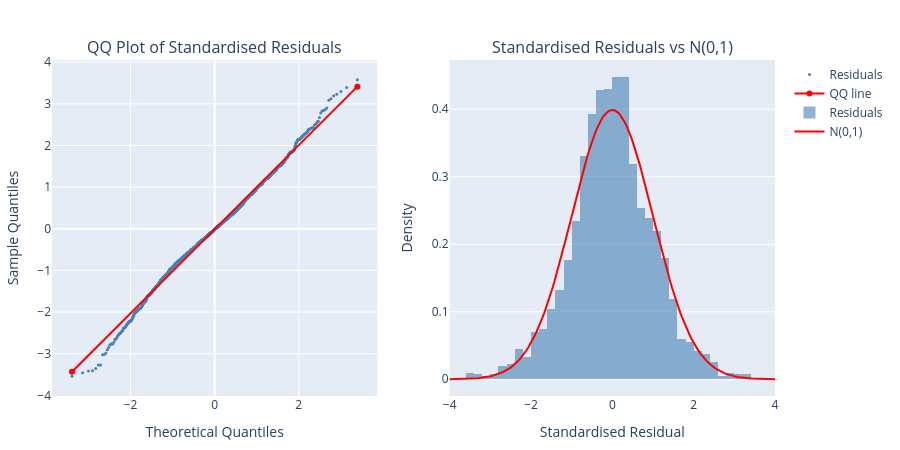

Here is the notebook cell this chart was saved with:
### Markdown cell above
Since we are using a Gaussian model we would like to check whether the data indeed follows a normal distribution. 
This can be done by comparing the standardized residuals to the standard normal distribution. 
We would expect the values of the moments to be approximately close to those of the standard normal distribution.

### Code cell
# Standardised residuals within each regime
apple['Std_Resid'] = np.nan
for k in range(2):
    mask = apple['Regime'] == k
    apple.loc[mask, 'Std_Resid'] = (apple.loc[mask, 'log_returns'] - means[k]) / vols[k]

resid = apple['Std_Resid'].dropna()
x_norm = np.linspace(-4, 4, 200)

# QQ of standardised residuals
(osm_r, osr_r), (slope_r, intercept_r, _) = stats.probplot(resid, dist='norm')
qq_rx = np.array([osm_r[0], osm_r[-1]])
qq_ry = intercept_r + slope_r * qq_rx

fig = make_subplots(rows=1, cols=2,
    subplot_titles=['QQ Plot of Standardised Residuals',
                    'Standardised Residuals vs N(0,1)'])

fig.add_trace(go.Scatter(x=osm_r, y=osr_r, mode='markers',
    marker=dict(color='steelblue', size=3), name='Residuals'), row=1, col=1)
fig.add_trace(go.Scatter(x=qq_rx, y=qq_ry,
    line=dict(color='red'), name='QQ line'), row=1, col=1)

fig.add_trace(go.Histogram(x=resid, nbinsx=60, histnorm='probability density',
    marker_color='steelblue', opacity=0.6, name='Residuals'), row=1, col=2)
fig.add_trace(go.Scatter(x=x_norm, y=stats.norm.pdf(x_norm),
    line=dict(color='red', width=2), name='N(0,1)'), row=1, col=2)

fig.update_xaxes(title_text='Theoretical Quantiles', row=1, col=1)
fig.update_yaxes(title_text='Sample Quantiles', row=1, col=1)
fig.update_xaxes(title_text='Standardised Residual', row=1, col=2)
fig.update_yaxes(title_text='Density', row=1, col=2)
fig.update_layout(height=450, width=900, margin=dict(l=20,r=20,t=60,b=20))
fig.show()

### Figure 1 — Plotly figure (JSON) as saved in the notebook; plotly's stock layout.template omitted (floating-point values rounded to 4 significant figures; data arrays with more than 128 entries replaced by an {"elided": "..."} marker saying what was removed)
{"data": [{"marker": {"color": "steelblue", "size": 3}, "mode": "markers", "name": "Residuals", "type": "scatter", "x": {"elided": "2009 float values"}, "xaxis": "x", "y": {"elided": "2009 float values"}, "yaxis": "y"}, {"line": {"color": "red"}, "name": "QQ line", "type": "scatter", "x": [-3.394, 3.394], "xaxis": "x", "y": [-3.432, 3.412], "yaxis": "y"}, {"histnorm": "probability density", "marker": {"color": "steelblue"}, "name": "Residuals", "nbinsx": 60, "opacity": 0.6, "type": "histogram", "x": {"elided": "2009 float values"}, "xaxis": "x2", "yaxis": "y2"}, {"line": {"color": "red", "width": 2}, "name": "N(0,1)", "type": "scatter", "x": {"elided": "200 float values"}, "xaxis": "x2", "y": {"elided": "200 float values"}, "yaxis": "y2"}], "layout": {"annotations": [{"font": {"size": 16}, "showarrow": false, "text": "QQ Plot of Standardised Residuals", "x": 0.225, "xanchor": "center", "xref": "paper", "y": 1, "yanchor": "bottom", "yref": "paper"}, {"font": {"size": 16}, "showarrow": false, "text": "Standardised Residuals vs N(0,1)", "x": 0.775, "xanchor": "center", "xref": "paper", "y": 1, "yanchor": "bottom", "yref": "paper"}], "height": 450, "margin": {"b": 20, "l": 20, "r": 20, "t": 60}, "width": 900, "xaxis": {"anchor": "y", "domain": [0, 0.45], "title": {"text": "Theoretical Quantiles"}}, "xaxis2": {"anchor": "y2", "domain": [0.55, 1], "title": {"text": "Standardised Residual"}}, "yaxis": {"anchor": "x", "domain": [0, 1], "title": {"text": "Sample Quantiles"}}, "yaxis2": {"anchor": "x2", "domain": [0, 1], "title": {"text": "Density"}}}}
